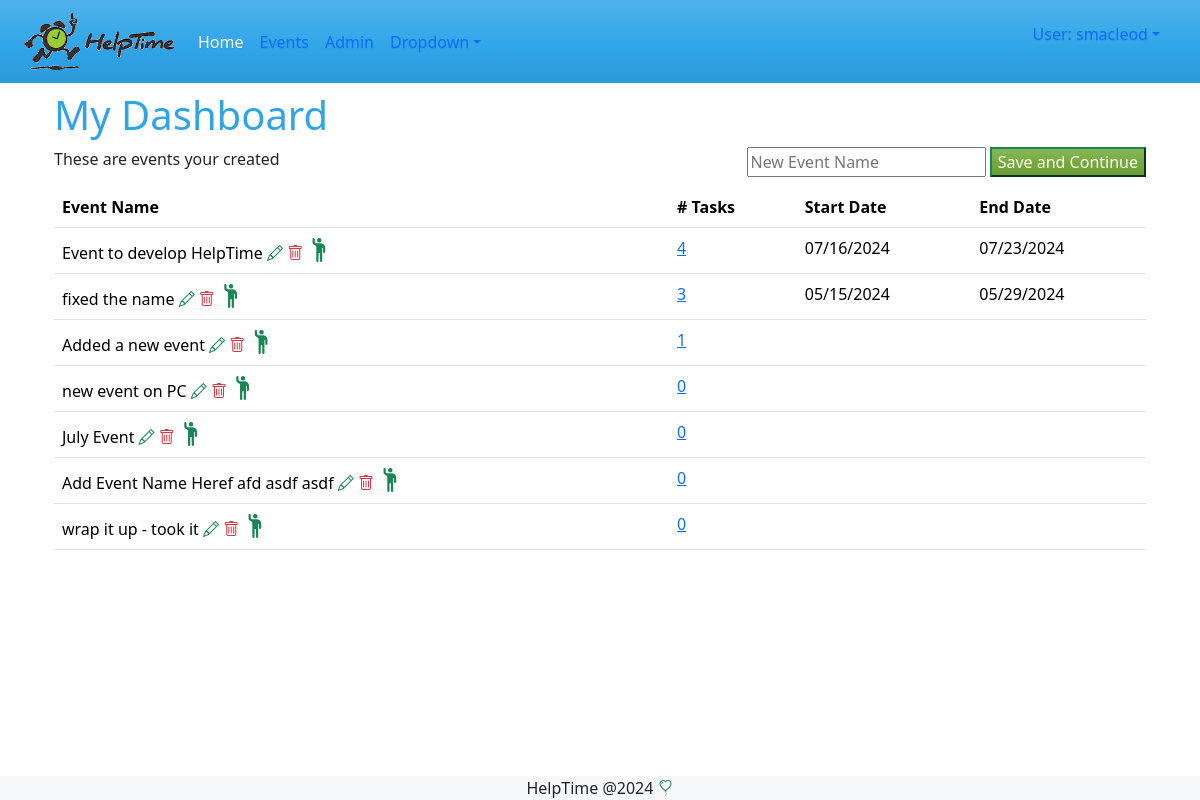
Page /events/dashboard (signed in) on the earlier database version.
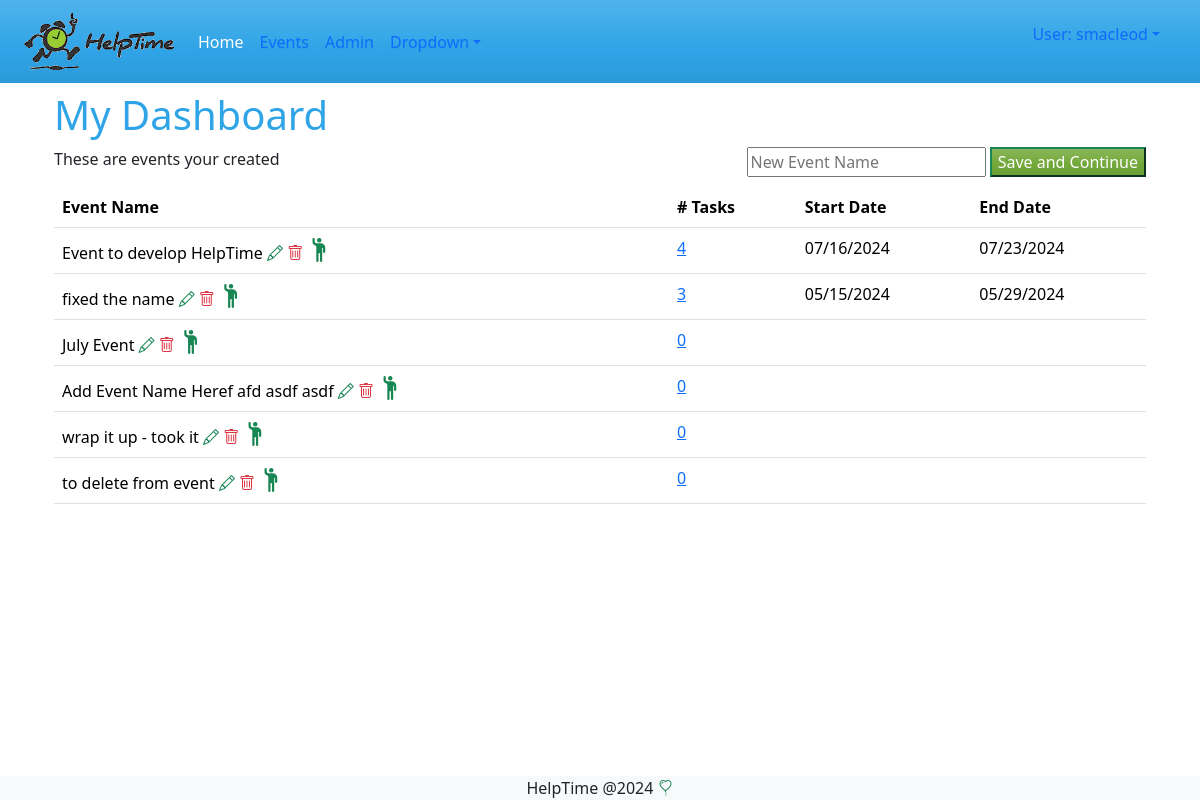
Same page on the later database version.
### events/models.py (models this page shows, shortened)
class Event(models.Model):
    reminder_days_choice = models.TextChoices('days', '1 2 3 4 5 6 7')
    name = models.CharField(max_length=200, verbose_name='Event Name' )
    description = models.TextField(max_length=200, verbose_name='Event Description', blank=True)
    organization = models.CharField(max_length=100, verbose_name='Organization Name', blank=True )
    primery_contact = models.CharField(max_length=100, verbose_name='Primary Contact', blank=True)
    alternate_contact = models.CharField(max_length=100, verbose_name='Alt Contact', blank=True)
    hide_names = models.BooleanField(default=False, verbose_name='Hide Volunteer Names', blank=True)
    reminder_days = models.CharField(max_length=5, choices=reminder_days_choice, verbose_name='Days to remind in advance', default=7)
    created_by = models.ForeignKey(User, on_delete=models.SET_NULL, null=True, blank=True)
    created_at = models.DateTimeField(auto_now_add=True, null=True, blank=True)
    updated_at = models.DateTimeField(auto_now=True, blank=True, null=True)

### events/views.py (the view)
# urls.py: path("dashboard", views.dashboard, name="dashboard"),
@login_required  #forces a login
def dashboard(request):
    events = Event.objects.filter(Q(created_by=request.user)).annotate(
        start_task_date=Min('tasks__task_date'),
        end_task_date=Max('tasks__task_date'),
        count_task=Count('tasks'))
    form = EventCreateForm()
    if request.method == 'POST':
        form = EventCreateForm(request.POST)
        if form.is_valid():
            new_item = form.save(commit=False)
            new_item = form.save()
            return redirect ('events:eventupdate', new_item.pk)
    return render(request, 'events/dashboard.html', {'events' : events, 'form':form}) #to a template empty {} if no context

### events/forms.py
class EventCreateForm(forms.ModelForm):
    class Meta:
        model = Event
        fields= ['name']
        widgets = {
            'name' :  forms.TextInput(
                attrs={'placeholder': 'New Event Name'}),
        }

### events/templates/events/dashboard.html (shortened to what this page needs)
{% extends 'master.html' %}
{% block content %}
<h1> My Dashboard</h1>
<div class="float-end">
    <form action="" method="post">
        {{form.name}}
        <input type="submit" value="Save and Continue" class="btn-success" />
    </form>
</div>
{% if events %}
    <p>These are events your created</p>
{% else %}
    <p>No events are available.</p>
{% endif %}
<table class="table">
    <tr>
        <th>Event Name</th>
        <th># Tasks</th>
        <th>Start Date</th>
        <th>End Date</th>
    </tr>
    {% for event in events %}
    <tr>
        <td>{{ event.name }}
            <a href="{% url 'events:eventupdate' event.id %}" class="text-success"><i class="bi bi-pencil"></i></a>
            <a href="{% url 'events:eventdelete' event.id %}" class="text-danger"><i class="bi bi-trash "></i></a>
            <a href="{% url 'events:volunteer' event.id %}" class="text-success"><i class="bi bi-person-raised-hand h4 text-success"></i>
        </td>
        <td><a href="{% url 'events:tasklist' event.id %}" class="text-primary">{{ event.count_task }}</a></td>
        <td>{{ event.start_task_date | date:"m/d/Y" }} </td>
        <td>{{ event.end_task_date | date:"m/d/Y"}} </td>
    </tr>
    {% endfor %}
</table>
{% endblock %}

### templates/master.html (shortened to what this page needs)
{% load static %}
<!DOCTYPE html>
<html lang="en">
<head>
  <link rel="stylesheet" href="{% static 'styles/styles.css' %} ">
  <link rel="stylesheet" href="https://cdn.jsdelivr.net/npm/bootstrap-icons@1.11.3/font/bootstrap-icons.min.css">
  <link rel="stylesheet" href="https://cdn.jsdelivr.net/npm/bootstrap@5.1.3/dist/css/bootstrap.min.css"
>
</head>
<body>
  <nav class="navbar navbar-expand-md bg-primary" data-bs-theme="dark">
    <div class="container-fluid">
      <a class="navbar-brand" href="/">
        <img src="{% static '/images/HelptimeLogo_blk_green_RGB_100px_transparent.gif' %}" alt="HelpTime.org"
          width="150" ;></a>
      <div class="collapse navbar-collapse" id="navbarColor01">
        <ul class="navbar-nav me-auto">
          <li class="nav-item">
            <a class="nav-link active" href="/">Home
            </a>
          </li>
          <li class="nav-item">
            <a class="nav-link" href="/events">Events</a>
          <li class="nav-item">
            <a class="nav-link" href="/admin">Admin</a>
          </li>
          <li class="nav-item dropdown">
            <a class="nav-link dropdown-toggle" data-bs-toggle="dropdown" href="#" role="button" aria-haspopup="true"
              aria-expanded="false">Dropdown</a>
          </li>
        </ul>
        <ul class="nav-item ">
          {% if user.is_authenticated %}
            <ul class="nav-item dropdown">
              <a class="nav-link dropdown-toggle" data-bs-toggle="dropdown" href="#" role="button" aria-haspopup="true"
                aria-expanded="false">User: {{ user.get_username }}</a>
            </ul>
          {% else %}
            <a href="{% url 'login' %}?next={{ request.path }}">Login <i class="bi bi-person text-success"></i></a>
          {% endif %}
        </ul>
      </div>
    </div>
  </nav>
  <div class="container mt-2">
    {% block content %}
    {% endblock %}
  </div>
  <pre>
</pre>
  <footer class="bg-light text-center fixed-bottom mb">
    HelpTime @2024
    <i class="bi bi-balloon-heart text-success" style="font-size: 2rm;"></i>
  </footer>
</body>
</html>

Differences in the rows shown:
removed Event: name "Added a new event", count_task "1"
removed Event: name "new event on PC", count_task "0"
added Event: name "to delete from event", count_task "0"
